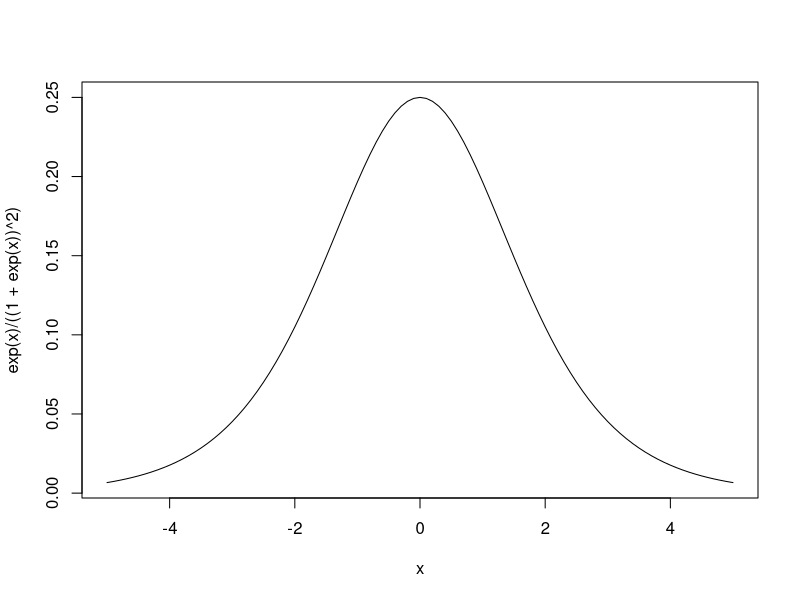
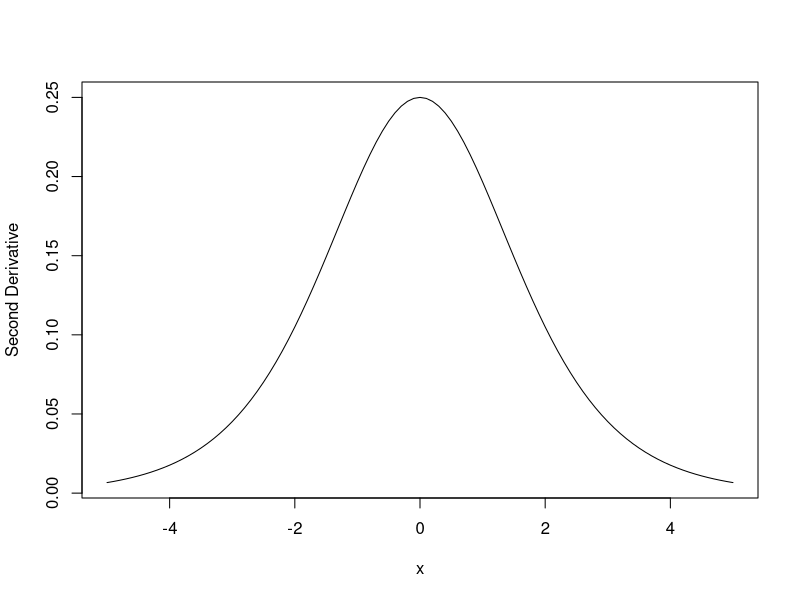
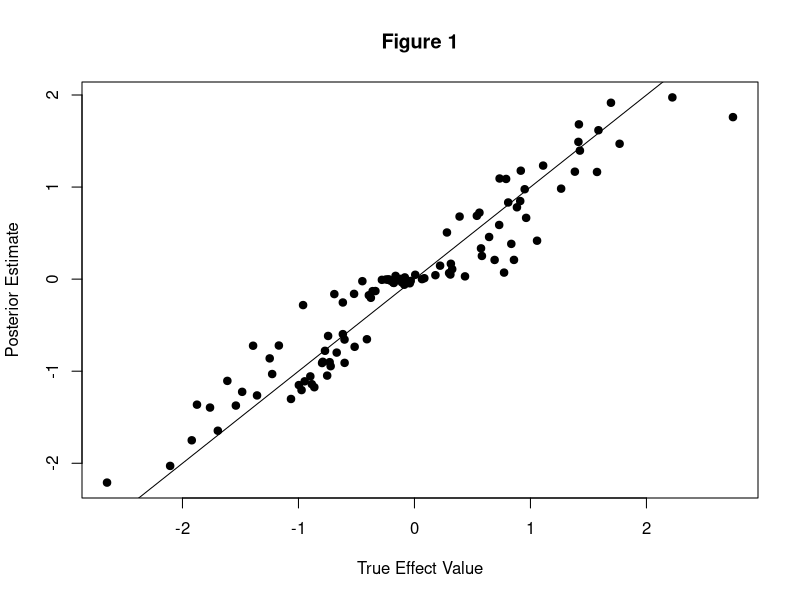
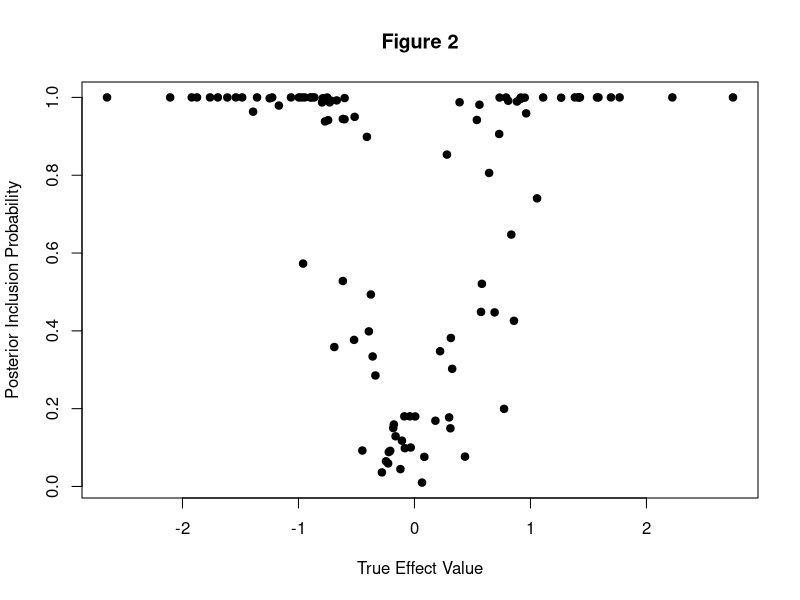
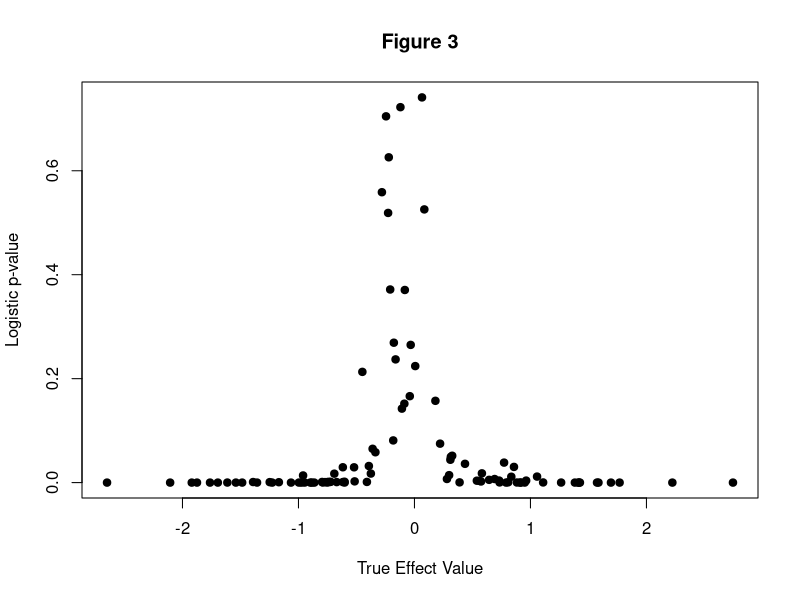
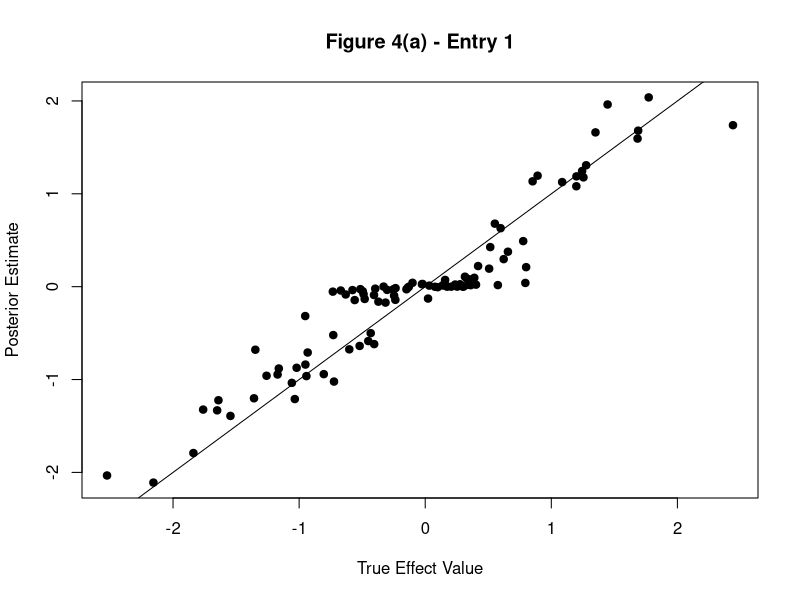
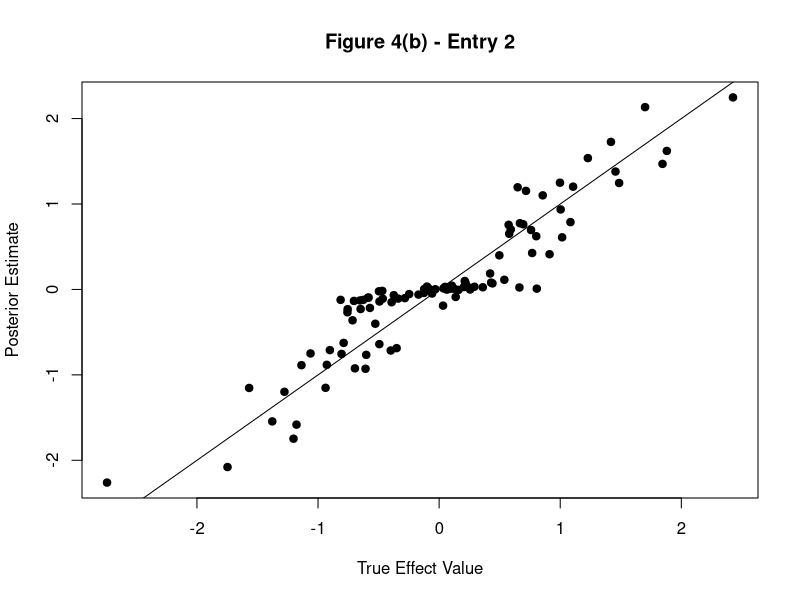
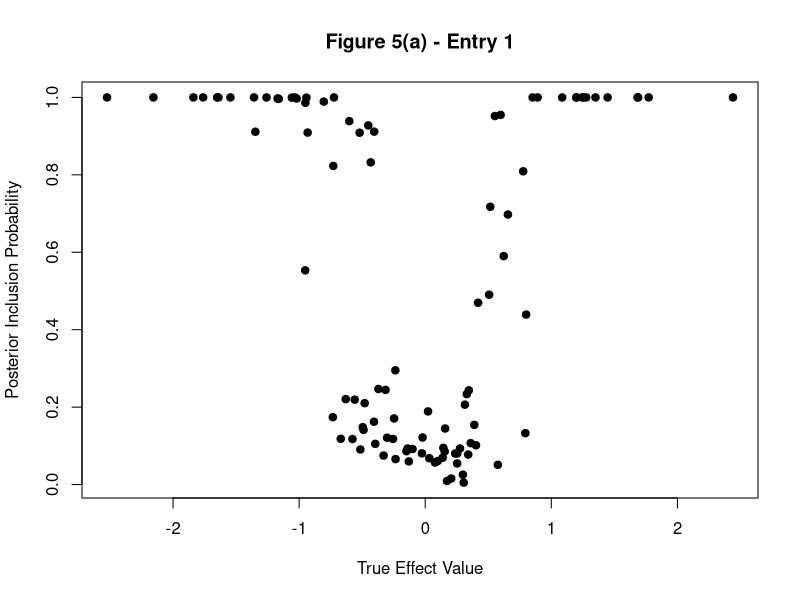

Reproduce these figures in R, in order. (Note: this script raises an error after producing the figures.)
## ---- chunk 1
knitr::opts_chunk$set(echo = T, error = T, warning = T, message = F, fig.align = 'center')
## ---- chunk 2
plot(curve(exp(x) / ((1 + exp(x))^2), -5, 5), type = "l", xlab = "x", ylab = "Second Derivative")
## ---- chunk 3
### NOTE: This is basic code, and I did not attempt to mirror the level of numerical sophistication in the susie functions
### If this idea is worth pursuing further, then this code can be improved

calc_Q = function(X, Sigma2, Mu, Alpha) {
  # X is data matrix
  # Sigma2[j, l] is the posterior variance for b_l when entry j is selected, p x L
  # Mu[j, l] is the posterior mean for b_l when entry j is selected, p x L
  # Alpha[j, l] is the posterior probability selecting entry j from b_l, p x L
  
  ASU2 = Alpha * (Sigma2 + Mu^2) # [j, l] = alpha[j, l] * (Sigma2[j, l] + Mu[j, l]^2)
  
  Q = rowSums(X^2 %*% ASU2) # start w/ sum_l E_(ql)[(x_i' b_l)^2]
  
  # now add 2 sum_l sum_{k>l} (x_i' b_l_post)(x_i' b_k_post)
  b_post_mat = Mu * Alpha # each column is posterior mean for b_l, p x L
  X_b_post = X %*% b_post_mat # [i, l] = x_i' b_l_post
  for (i in 1:nrow(X)) {
    xb_i = as.numeric(X_b_post[i, ])
    xb_outer = xb_i %o% xb_i # outer-product, [j, k] = (x_i'b_j_post)(x_i' b_k_post)
    diag(xb_outer) = 0 # remove diagonal, where j = k
    Q[i] = Q[i] + sum(xb_outer)
  }
  
  return(Q)
  
}

g = function(x) { # ilogit function
  exp(x) / (1 + exp(x))
}


update_xi = function(X, Sigma2, Mu, Alpha) {
  # X is data matrix
  # Sigma2[j, l] is the posterior variance for b_l when entry j is selected, p x L
  # Mu[j, l] is the posterior mean for b_l when entry j is selected, p x L
  # Alpha[j, l] is the posterior probability selecting entry j from b_l, p x L
  
  Q = calc_Q(X, Sigma2, Mu, Alpha)
  
  xi = sqrt(Q)
  
  return(xi)
  
}

update_b_l = function(X, Y, xi, prior_weights, V, Sigma2, Mu, Alpha, l) {
  # X is data matrix
  # Y is binary response
  # xi is lower-bound approximation parameters
  # prior_weights is prior probabilities for selecting j (p-vector)
  # V is prior variance
  # Sigma2[j, l] is the posterior variance for b_l when entry j is selected, p x L
  # Mu[j, l] is the posterior mean for b_l when entry j is selected, p x L
  # Alpha[j, l] is the posterior probability selecting entry j from b_l, p x L
  # l is index to update
  
  b_post_mat = Mu * Alpha # each column is posterior mean for b_l, p x L
  b_post_not_l = rowSums(as.matrix(b_post_mat[, -l], nrow = nrow(Mu))) # posterior, sum_(k != l) b_k_post
  g_xi = g(xi) # vector of g(xi_i), pre-compute once
  
  
  for (j in 1:ncol(X)) {
    common_denom = (1 / V) + sum(as.numeric(X[, j]^2) * (g_xi - .5) / xi) # appears many times, compute once
    
    # update Alpha[j, l]
    num = sum(X[, j] * (Y - .5 -  ((1 / xi) * (g_xi - .5) * (X %*% b_post_not_l)))) # numerator in exp
    denom = 2*common_denom # denominator in exp
    Alpha[j, l] = log(prior_weights[j]) + (num^2 / denom) + (1/2)*log(1 / common_denom) # on log-scale, for stability
    
    # update Mu[j, l]
    Mu[j, l] = num / common_denom
    
    # update Sigma[j, l]
    Sigma2[j, l] = 1 / common_denom
  }
  Alpha[, l] = exp(Alpha[, l] - max(Alpha[, l])) # remove max for stability, everything still proportional
  Alpha[, l] = Alpha[, l] / sum(Alpha[, l]) # normalize, sum to 1
  
  return(list(Sigma2 = Sigma2, Mu = Mu, Alpha = Alpha))
  
}


update_all = function(X, Y, xi, prior_weights, V, Sigma2, Mu, Alpha) {
  # X is data matrix
  # Y is binary response
  # xi is lower-bound approximation parameters
  # prior_weights is prior probabilities for selecting j (p-vector)
  # V is prior variance
  # Sigma2[j, l] is the posterior variance for b_l when entry j is selected, p x L
  # Mu[j, l] is the posterior mean for b_l when entry j is selected, p x L
  # Alpha[j, l] is the posterior probability selecting entry j from b_l, p x L
  
  # first, iterate over l = 1:L
  for (l in 1:ncol(Mu)) {
    res_l = update_b_l(X, Y, xi, prior_weights, V, Sigma2, Mu, Alpha, l)
    Sigma2 = res_l$Sigma2
    Mu = res_l$Mu
    Alpha = res_l$Alpha
  }
  
  # now, update xi
  xi = update_xi(X, Sigma2, Mu, Alpha)
  
  return(list(Sigma2 = Sigma2, Mu = Mu, Alpha = Alpha, xi = xi))
  
}

init_all = function(n, p, L) {
  xi = runif(n)
  
}


susie_logistic_VB = function(Y, X, L = 10, V = 1, prior_weights = NULL, tol = 1e-3, maxit = 1000) {
  p = ncol(X)
  n = nrow(X)
  
  if (is.null(prior_weights)) {
    prior_weights = rep(1 / p, p)
  }
  
  # place to store posterior info for each l = 1, ..., L
  # initialize: could think of something better
  Alpha = matrix(prior_weights, nrow = p, ncol = L)
  Mu = matrix(0, nrow = p, ncol = L)
  Sigma2 = matrix(V, nrow = p, ncol = L)
  xi = update_xi(X, Sigma2, Mu, Alpha)
  post_info = list(Sigma2 = Sigma2, Mu = Mu, Alpha = Alpha, xi = xi)
  
  beta_post_init = matrix(Inf, nrow = p, ncol = L) # initialize
  #beta_post_init2 = beta_post_init
  beta_post = post_info$Alpha * post_info$Mu
  
  
  iter = 0
  #while((norm(beta_post - beta_post_init, "1") > tol) & (norm(beta_post - beta_post_init2, "1") > tol)) { # repeat until posterior means
  while(norm(beta_post - beta_post_init, "1") > tol) { # repeat until posterior means
    #beta_post_init2 = beta_post_init # store from 2 iterations ago
    beta_post_init = beta_post
    
    post_info = update_all(X, Y, post_info$xi, prior_weights, V, post_info$Sigma2, post_info$Mu, post_info$Alpha)
    
    beta_post = post_info$Alpha * post_info$Mu
    
    iter = iter + 1
    if (iter > maxit) {
      stop("Maximum number of iterations reached")
    }
  }
  
  # change output format to match the GLM version's output
  res = list(post_alpha = post_info$Alpha, post_mu = post_info$Mu, post_sigma = post_info$Sigma, xi = post_info$xi)
  
  return(res)
  
}
## ---- chunk 4
susie_logistic = function(Y, X, L = 10, V = 1, prior_weights = NULL, tol = 1e-3, maxit = 1000, intercept = TRUE) {
  
  p = ncol(X)
  n = nrow(X)
  
  # place to store posterior info for each l = 1, ..., L
  post_alpha = matrix(NA, nrow = p, ncol = L)
  post_mu = matrix(NA, nrow = p, ncol = L)
  post_sigma = matrix(NA, nrow = p, ncol = L)
  post_info = list(post_alpha = post_alpha, post_mu = post_mu, post_sigma = post_sigma)

  beta_post_init = matrix(Inf, nrow = p, ncol = L) # initialize
  beta_post_init2 = beta_post_init
  beta_post = matrix(0, nrow = p, ncol = L)
  
  fixed = rep(0, n) # fixed portion, estimated from l' != l other SER models
  
  iter = 0
  while((norm(beta_post - beta_post_init, "1") > tol) & (norm(beta_post - beta_post_init2, "1") > tol)) { # repeat until posterior means converge (ELBO not calculated here, so use this convergence criterion instead)
    beta_post_init2 = beta_post_init # store from 2 iterations ago
    beta_post_init = beta_post
      
    for (l in 1:L) {
      
      # below is old (inefficient) calculation of the fixed portion
      #fixed = rowSums(X %*% beta_post[, -l]) + int.coef # fixed portion from previous estimates (add intercept portion as well)
      fixed = fixed - (X %*% beta_post[, l]) # remove effect from previous iteration
      
      SER_logistric_l = single_effect_regression_logistic(Y, X, V, prior_weights, FALSE, fixed, intercept)
      # store
      post_info$post_alpha[, l] = SER_logistric_l$alpha
      post_info$post_mu[, l] = SER_logistric_l$mu
      post_info$post_sigma[, l] = SER_logistric_l$mu2 - SER_logistric_l$mu^2
      
      # update beta_post
      beta_post[, l] = SER_logistric_l$alpha * SER_logistric_l$mu
      
      fixed = fixed + (X %*% beta_post[, l]) # add back new fixed portion
      
    }
    
    iter = iter + 1
    if (iter > maxit) {
        stop("Maximum number of iterations reached")
    }
    
  }
  
  # now, get intercept w/ MLE, holding our final estimate of beta to be fixed
  beta = rowSums(post_info$post_alpha * post_info$post_mu)
  int = coef(glm(Y ~ 1 + offset(X %*% beta), family = "binomial"))
  post_info$intercept = int
  
  return(post_info)
  
}


# SER_logistic function
single_effect_regression_logistic = function(Y, X, V, prior_weights = NULL, optimize_V = FALSE, fixed = NULL, intercept = TRUE) {
  p = ncol(X)
  
  betahat = numeric(p)
  shat2 = numeric(p)
  
  if (is.null(fixed)) { # fixed is components from previous SER fits
    fixed = rep(0, length(Y))
  }
  
  # NOTE: could parallelize loop below if desired
  for (j in 1:p) { # logistic regression on each column of X separately
    if (intercept) {
      log.fit = glm(Y ~ X[, j] + 1 + offset(fixed), family = "binomial") # fit w/ intercept
    } else {
      log.fit = glm(Y ~ X[, j] - 1 + offset(fixed), family = "binomial") # fit w/out intercept
    }
    log.fit.coef = summary(log.fit)$coefficients
    # NOTE: coerces "intercept" to be 0 or 1 to grab relevant row of glm coefficient output
    betahat[j] = ifelse(is.na(log.fit.coef[1 + intercept, 1]), 0, log.fit.coef[1 + intercept, 1]) # beta-hat MLE (if na, just set to 0)
    shat2[j] = ifelse(is.na(log.fit.coef[1 + intercept, 2]), Inf, log.fit.coef[1 + intercept, 2]^2) # (std errof beta-hat MLE)^2 (if na, just set to Inf)
  }
  
  if (is.null(prior_weights)) {
    prior_weights = rep(1 / p, p)
  }
  
  if(optimize_V) {
    stop("Optimizing for prior variance not yet implemented for logistic case")
    #if(loglik.grad(0, betahat, shat2, prior_weights) < 0) {
    #  V = 0
    #} else {
    ##V.o = optim(par=log(V),fn=negloglik.logscale,gr = negloglik.grad.logscale,betahat=betahat,shat2=shat2,prior_weights=prior_weights,method="BFGS")
    ##if(V.o$convergence!=0){
    ##  warning("optimization over prior variance failed to converge")
    ##}
    #  V.u = uniroot(negloglik.grad.logscale, c(-10, 10), extendInt = "upX", betahat = betahat, shat2 = shat2, prior_weights = prior_weights)
    #  V = exp(V.u$root)
    #}
  }
  
  lbf = dnorm(betahat, 0, sqrt(V + shat2), log = TRUE) - dnorm(betahat, 0, sqrt(shat2), log = TRUE)
  #log(bf) on each SNP
  
  lbf[is.infinite(shat2)] = 0 # deal with special case of infinite shat2 (eg happens if X does not vary)
  
  maxlbf = max(lbf)
  w = exp(lbf - maxlbf) # w is proportional to BF, but subtract max for numerical stability
  # posterior prob on each SNP
  w_weighted = w * prior_weights
  weighted_sum_w = sum(w_weighted)
  alpha = w_weighted / weighted_sum_w
  post_var = 1 / ((1 / shat2) + (1 / V)) # posterior variance
  post_mean = (1 / shat2) * post_var * betahat # posterior mean
  post_mean2 = post_var + post_mean^2 # posterior second moment
  # BF for single effect model
  lbf_model = maxlbf + log(weighted_sum_w)
  # NOTE: Need to double check below
  loglik = lbf_model + log(1/2)*length(Y) # loglik of 0/1 response Y under p = .5
  return(list(alpha = alpha, mu = post_mean, mu2 = post_mean2, lbf = lbf, lbf_model = lbf_model, V = V, loglik = loglik))
}
## ---- chunk 5
set.seed(1138)

n = 100
p = 10
L = 1
V = 1
beta_true = rep(0, p)

B = 100
b_1s = numeric(B)
susie.fits.easy = list() # logistic SuSiE fits
logistic.fits.easy = list() # logistic regression fits
for (i in 1:B) {
  beta_true[1] = rnorm(1, 0, sqrt(V))
  b_1s[i] = beta_true[1]
  # make independent N(0, 1) covariates
  X = matrix(rnorm(n * p), nrow = n)
  # make response
  Y = rbinom(n, 1, exp(X %*% beta_true) / (1 + exp(X %*% beta_true)))
  susie.fits.easy[[i]] = susie_logistic_VB(Y, X, L, V)
  logistic.fits.easy[[i]] = glm(Y ~ X, family = "binomial")
}
## ---- chunk 6
plot(sapply(susie.fits.easy, function(x) x$post_alpha[1] * x$post_mu[1]) ~ b_1s, xlab = "True Effect Value", ylab = "Posterior Estimate", main = "Figure 1", pch = 19)
abline(0, 1)

plot(sapply(susie.fits.easy, function(x) x$post_alpha[1]) ~ b_1s, xlab = "True Effect Value", ylab = "Posterior Inclusion Probability", main = "Figure 2", pch = 19)
## ---- chunk 7
plot(sapply(logistic.fits.easy, function(x) summary(x)$coefficients[2, 4]) ~ b_1s, xlab = "True Effect Value", ylab = "Logistic p-value", main = "Figure 3", pch = 19)
## ---- chunk 8
set.seed(1138)

n = 100
p = 10
L = 2
V = 1
beta_true = rep(0, p)

B = 100
b_1s = numeric(B)
b_2s = numeric(B)
susie.fits.easy2 = list() # logistic SuSiE fits
logistic.fits.easy2 = list() # logistic regression fits
for (i in 1:B) {
  beta_true[1] = rnorm(1, 0, sqrt(V))
  beta_true[2] = rnorm(1, 0, sqrt(V))
  b_1s[i] = beta_true[1]
  b_2s[i] = beta_true[2]
  # make independent N(0, 1) covariates
  X = matrix(rnorm(n * p), nrow = n)
  # make response
  Y = rbinom(n, 1, exp(X %*% beta_true) / (1 + exp(X %*% beta_true)))
  susie.fits.easy2[[i]] = susie_logistic_VB(Y, X, L, V, maxit = 1000)
  logistic.fits.easy2[[i]] = glm(Y ~ X, family = "binomial")
}
## ---- chunk 9
#est_b1_max = sapply(susie.fits.easy2, function(x) x$post_alpha[1, which.max(x$post_alpha[1, ]) ]* x$post_mu[1, which.max(x$post_alpha[1, ])])

#est_b2_max = sapply(susie.fits.easy2, function(x) x$post_alpha[2, which.max(x$post_alpha[2, ]) ]* x$post_mu[2, which.max(x$post_alpha[2, ])])

est_alpha1_max = sapply(susie.fits.easy2, function(x) max(x$post_alpha[1, ]))

est_alpha2_max = sapply(susie.fits.easy2, function(x) max(x$post_alpha[2, ]))

est_b = sapply(susie.fits.easy2, function(x) rowSums(x$post_alpha * x$post_mu))

plot(est_b[1, ] ~ b_1s, xlab = "True Effect Value", ylab = "Posterior Estimate", main = "Figure 4(a) - Entry 1", pch = 19)
abline(0, 1)

plot(est_b[2, ] ~ b_2s, xlab = "True Effect Value", ylab = "Posterior Estimate", main = "Figure 4(b) - Entry 2", pch = 19)
abline(0, 1)

plot(est_alpha1_max ~ b_1s, xlab = "True Effect Value", ylab = "Posterior Inclusion Probability", main = "Figure 5(a) - Entry 1", pch = 19)

plot(est_alpha2_max ~ b_2s, xlab = "True Effect Value", ylab = "Posterior Inclusion Probability", main = "Figure 5(b) - Entry 2", pch = 19)
## ---- chunk 10
plot(sapply(logistic.fits.easy2, function(x) summary(x)$coefficients[2, 4]) ~ b_1s, xlab = "True Effect Value", ylab = "Logistic p-value", main = "Figure 6(a) - Entry 1", pch = 19)

plot(sapply(logistic.fits.easy2, function(x) summary(x)$coefficients[3, 4]) ~ b_2s, xlab = "True Effect Value", ylab = "Logistic p-value", main = "Figure 6(b) - Entry 2", pch = 19)
## ---- chunk 11
### TEST susie_logistic_VB
set.seed(1138)

n = 100
p = 10
L = 3
pi = rep(1 / p, p) # prior weights
V = 5 # prior variance

beta_true = rep(0, p)
for (l in 1:L) {
  b_l = rnorm(1, 0, sqrt(V))
  gamma_l = rmultinom(1, 1, pi)
  beta_l = b_l * gamma_l
  beta_true = beta_true + beta_l
}

# simulate data, induce correlations
X = matrix(rnorm(n*p, 0, 1), nrow = n, ncol = p)
X[, 2] = X[, 3]
X[, 7] = X[, 6]

# make response
Y = rbinom(n, 1, exp(X %*% beta_true) / (1 + exp(X %*% beta_true)))

susie.logistic.fit = susie_logistic_VB(Y, X, L, V)
## ---- chunk 12
plot(beta_true, ylab = "True Value", main = "Figure 11", pch = 19)
## ---- chunk 13
b_1_post = susie.logistic.fit$post_mu[, 1] * susie.logistic.fit$post_alpha[, 1]
b_2_post = susie.logistic.fit$post_mu[, 2] * susie.logistic.fit$post_alpha[, 2]
b_3_post = susie.logistic.fit$post_mu[, 3] * susie.logistic.fit$post_alpha[, 3]

plot(b_1_post, ylab = "Posterior Mean Value", main = "Figure 12(a)", pch = 19)
plot(b_2_post, ylab = "Posterior Mean Value", main = "Figure 12(b)", pch = 19)
plot(b_3_post, ylab = "Posterior Mean Value", main = "Figure 12(c)", pch = 19)
## ---- chunk 14
plot(susie.logistic.fit$post_alpha[, 1], ylab = "Posterior Inclusion Probability", main = "Figure 13(a)", pch = 19)
plot(susie.logistic.fit$post_alpha[, 2], ylab = "Posterior Inclusion Probability", main = "Figure 13(b)", pch = 19)
plot(susie.logistic.fit$post_alpha[, 3], ylab = "Posterior Inclusion Probability", main = "Figure 13(c)", pch = 19)
## ---- chunk 15
set.seed(1138)

n = 1000
p = 100
L = 10
pi = rep(1 / p, p) # prior weights
V = 5 # prior variance

beta_true = rep(0, p)
for (l in 1:L) {
  b_l = rnorm(1, 0, sqrt(V))
  gamma_l = rmultinom(1, 1, pi)
  beta_l = b_l * gamma_l
  beta_true = beta_true + beta_l
}

# simulate data, induce correlations
X = matrix(rnorm(n*p, 0, 1), nrow = n, ncol = p)
X[, 2] = X[, 1]
X[, 88] = X[, 87]
X[, 89] = runif(n, -1, -.7) * X[, 87]

# make response
Y = rbinom(n, 1, exp(X %*% beta_true) / (1 + exp(X %*% beta_true)))

susie.logistic.fit = susie_logistic_VB(Y, X, L, V)
## ---- chunk 16
plot(beta_true[beta_true == 0] ~ which(beta_true == 0), xlim = c(0, 101), ylim = range(beta_true) + c(-.1, .1), xlab = "Index", ylab = "True Value", main = "Figure 14", pch = 19)
text(which(beta_true != 0), beta_true[beta_true != 0], labels = which(beta_true != 0))
## ---- chunk 17
par(mfrow = c(5, 2))
for (l in 1:L) {
  b_l_post = susie.logistic.fit$post_mu[, l] * susie.logistic.fit$post_alpha[, l]
  plot(b_l_post[abs(b_l_post) < .01] ~ which(abs(b_l_post) < .01), xlim = c(0, 101), ylim = range(b_l_post) + c(-.1, .1), xlab = "Index", ylab = "Posterior Mean Value", main = paste("Figure 15(", letters[l], ")", sep = ""), pch = 19)
  text(which(abs(b_l_post) >= .01), b_l_post[abs(b_l_post) >= .01], labels = which(abs(b_l_post) >= .01))
}
par(mfrow = c(1, 1))
## ---- chunk 18
par(mfrow = c(5, 2))
for (l in 1:L) {
  alpha_l = susie.logistic.fit$post_alpha[, l]
  plot(alpha_l[alpha_l < .01] ~ which(alpha_l < .01), xlim = c(0, 101), ylim = c(0, 1), xlab = "Index", ylab = "Posterior Inclusion Probability", main = paste("Figure 16(", letters[l], ")", sep = ""), pch = 19)
  text(which(alpha_l >= .01), alpha_l[alpha_l >= .01], labels = which(alpha_l >= .01))
}
par(mfrow = c(1, 1))
## ---- chunk 19
set.seed(1138)

n = 1000
p = 10
L = 1
beta_true = rep(0, p)
beta_true[1:3] = c(1, -.75, .5)
V = 1

X = matrix(rnorm(n * p), nrow = n)
# make response
Y = rbinom(n, 1, exp(X %*% beta_true) / (1 + exp(X %*% beta_true)))

fit.susie.log3 = susie_logistic_VB(Y, X, L = 3, V, maxit = 1000)
fit.susie.log5 = susie_logistic_VB(Y, X, L = 5, V, maxit = 1000)
fit.susie.log10 = susie_logistic_VB(Y, X, L = 10, V, maxit = 1000)

par(mfcol = c(3, 2))
matplot(fit.susie.log3$post_alpha, xlab = "Index", ylab = "Posterior Inclusion Probability", main = "L = 3")
matplot(fit.susie.log5$post_alpha, xlab = "Index", ylab = "Posterior Inclusion Probability", main = "L = 5")
matplot(fit.susie.log10$post_alpha, xlab = "Index", ylab = "Posterior Inclusion Probability", main = "L = 10")

plot(rowSums(fit.susie.log3$post_alpha * fit.susie.log3$post_mu), xlab = "Index", ylab = "Posterior Mean", main = "L = 3", pch = 19)
plot(rowSums(fit.susie.log5$post_alpha * fit.susie.log5$post_mu), xlab = "Index", ylab = "Posterior Mean", main = "L = 5", pch = 19)
plot(rowSums(fit.susie.log10$post_alpha * fit.susie.log10$post_mu), xlab = "Index", ylab = "Posterior Mean", main = "L = 10", pch = 19)
par(mfcol = c(1, 1))
## ---- chunk 20
set.seed(1138)

n = 100
p = 10
L = 1
V = 1
beta_true = rep(0, p)

B = 100
b_1s = numeric(B)
susie.fits.easy = list() # GLM logistic SuSiE fits
susie.fits.easy.VB = list() # VB logistic SuSiE fits
for (i in 1:B) {
  beta_true[1] = rnorm(1, 0, sqrt(V))
  b_1s[i] = beta_true[1]
  # make independent N(0, 1) covariates
  X = matrix(rnorm(n * p), nrow = n)
  # make response
  Y = rbinom(n, 1, exp(X %*% beta_true) / (1 + exp(X %*% beta_true)))
  susie.fits.easy[[i]] = susie_logistic(Y, X, L, V, intercept = F) # fit without intercept to compare directly w/ VB method
  susie.fits.easy.VB[[i]] = susie_logistic_VB(Y, X, L, V)
}

par(mfrow = c(2, 2))
plot(sapply(susie.fits.easy, function(x) x$post_alpha[1] * x$post_mu[1]) ~ b_1s, xlab = "True Effect Value", ylab = "Posterior Estimate", main = "GLM SuSiE Coefficient Estimates: n = 100", pch = 19)
abline(0, 1)

plot(sapply(susie.fits.easy, function(x) x$post_alpha[1]) ~ b_1s, xlab = "True Effect Value", ylab = "Posterior Inclusion Probability", main = "GLM SuSiE PIP Estimates: n = 100", pch = 19, ylim = c(0, 1))

plot(sapply(susie.fits.easy.VB, function(x) x$post_alpha[1] * x$post_mu[1]) ~ b_1s, xlab = "True Effect Value", ylab = "Posterior Estimate", main = "VB SuSiE Coefficient Estimates: n = 100", pch = 19)
abline(0, 1)

plot(sapply(susie.fits.easy.VB, function(x) x$post_alpha[1]) ~ b_1s, xlab = "True Effect Value", ylab = "Posterior Inclusion Probability", main = "VB SuSiE PIP Estimates: n = 100", pch = 19, ylim = c(0, 1))
par(mfrow = c(1, 1))
## ---- chunk 21
set.seed(1138)

n = 50
p = 10
L = 1
V = 1
beta_true = rep(0, p)

B = 100
b_1s = numeric(B)
susie.fits.easy = list() # GLM logistic SuSiE fits
susie.fits.easy.VB = list() # VB logistic SuSiE fits
for (i in 1:B) {
  beta_true[1] = rnorm(1, 0, sqrt(V))
  b_1s[i] = beta_true[1]
  # make independent N(0, 1) covariates
  X = matrix(rnorm(n * p), nrow = n)
  # make response
  Y = rbinom(n, 1, exp(X %*% beta_true) / (1 + exp(X %*% beta_true)))
  susie.fits.easy[[i]] = susie_logistic(Y, X, L, V, intercept = F) # fit without intercept to compare directly w/ VB method
  susie.fits.easy.VB[[i]] = susie_logistic_VB(Y, X, L, V)
}

par(mfrow = c(2, 2))
plot(sapply(susie.fits.easy, function(x) x$post_alpha[1] * x$post_mu[1]) ~ b_1s, xlab = "True Effect Value", ylab = "Posterior Estimate", main = "GLM SuSiE Coefficient Estimates: n = 50", pch = 19)
abline(0, 1)

plot(sapply(susie.fits.easy, function(x) x$post_alpha[1]) ~ b_1s, xlab = "True Effect Value", ylab = "Posterior Inclusion Probability", main = "GLM SuSiE PIP Estimates: n = 50", pch = 19, ylim = c(0, 1))

plot(sapply(susie.fits.easy.VB, function(x) x$post_alpha[1] * x$post_mu[1]) ~ b_1s, xlab = "True Effect Value", ylab = "Posterior Estimate", main = "VB SuSiE Coefficient Estimates: n = 50", pch = 19)
abline(0, 1)

plot(sapply(susie.fits.easy.VB, function(x) x$post_alpha[1]) ~ b_1s, xlab = "True Effect Value", ylab = "Posterior Inclusion Probability", main = "VB SuSiE PIP Estimates: n = 50", pch = 19, ylim = c(0, 1))
par(mfrow = c(1, 1))
## ---- chunk 22
set.seed(1138)
n = 100
p = 10
V = 1
L = 4

Sigma = diag(.05, nrow = 10)
Sigma[1:3, 1:3] = Sigma[1:3, 1:3] + matrix(.95, nrow = 3, ncol = 3) # 1, 2, 3 correlated 
Sigma[4:5, 4:5] = Sigma[4:5, 4:5] + matrix(.95, nrow = 2, ncol = 2) # 4, 5 correlated
Sigma[6:8, 6:8] = Sigma[6:8, 6:8] + diag(.95, nrow = 3)
Sigma[9:10, 9:10] = Sigma[9:10, 9:10] + matrix(.95, nrow = 2, ncol = 2) # 9, 10 correlated

X = MASS::mvrnorm(n, rep(0, p), Sigma)
beta_true = rep(0, p)
beta_true[c(1, 4, 6, 7)] = rnorm(4, 0, sqrt(V))
Y = rbinom(n, 1, exp(X %*% beta_true) / (1 + exp(X %*% beta_true)))

ptm = proc.time()
susie.fit.glm = susie_logistic(Y, X, L, V, intercept = F)
ptm.glm = proc.time() - ptm
ptm = proc.time()
susie.fit.vb = susie_logistic_VB(Y, X, L, V)
ptm.vb =proc.time() - ptm

plot(beta_true[beta_true == 0] ~ which(beta_true == 0), xlim = c(0, 11), ylim = range(beta_true) + c(-.1, .1), xlab = "Index", ylab = "True Value", main = "True Effects", pch = 19)
text(which(beta_true != 0), beta_true[beta_true != 0], labels = which(beta_true != 0))


par(mfrow = c(2, 2))
for (l in 1:L) {
  b_l_post = susie.fit.glm$post_mu[, l] * susie.fit.glm$post_alpha[, l]
  plot(b_l_post[abs(b_l_post) < .01] ~ which(abs(b_l_post) < .01), xlim = c(0, 11), ylim = range(b_l_post) + c(-.1, .1), xlab = "Index", ylab = "Posterior Mean Value", main = paste("GLM SuSiE Posterior Mean No. ", l, sep = ""), pch = 19)
  text(which(abs(b_l_post) >= .01), b_l_post[abs(b_l_post) >= .01], labels = which(abs(b_l_post) >= .01))
}
par(mfrow = c(1, 1))

par(mfrow = c(2, 2))
for (l in 1:L) {
  b_l_post = susie.fit.vb$post_mu[, l] * susie.fit.vb$post_alpha[, l]
  plot(b_l_post[abs(b_l_post) < .01] ~ which(abs(b_l_post) < .01), xlim = c(0, 11), ylim = range(b_l_post) + c(-.1, .1), xlab = "Index", ylab = "Posterior Mean Value", main = paste("VB SuSiE Posterior Mean No. ", l, sep = ""), pch = 19)
  text(which(abs(b_l_post) >= .01), b_l_post[abs(b_l_post) >= .01], labels = which(abs(b_l_post) >= .01))
}
par(mfrow = c(1, 1))
